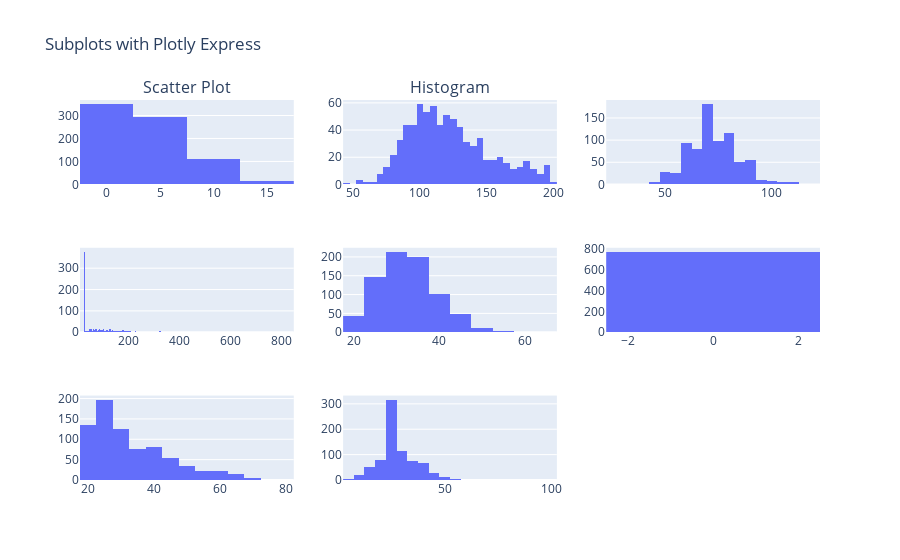

Here is the notebook cell this chart was saved with:
### Markdown cell above
#### Distribucion de las variables

### Code cell
fig = make_subplots(rows=3, cols=3, subplot_titles=('Scatter Plot', 'Histogram'))

fig1 = px.histogram(x=df['Pregnancies'])
fig2 = px.histogram(x=df['Glucose'])
fig3 = px.histogram(x=df['BloodPressure'])
fig4 = px.histogram(x=df['Insulin'])
fig5 = px.histogram(x=df['BMI'])
fig6 = px.histogram(x=df['DiabetesPedigreeFunction'])
fig7 = px.histogram(x=df['Age'])
fig8 = px.histogram(x=df['SkinThickness'])


for trace in fig1.data:
    fig.add_trace(trace, row=1, col=1)
for trace in fig2.data:
    fig.add_trace(trace, row=1, col=2)
for trace in fig3.data:
    fig.add_trace(trace, row=1, col=3)
for trace in fig4.data:
    fig.add_trace(trace, row=2, col=1)
for trace in fig5.data:
    fig.add_trace(trace, row=2, col=2)
for trace in fig6.data:
    fig.add_trace(trace, row=2, col=3)
for trace in fig7.data:
    fig.add_trace(trace, row=3, col=1)
for trace in fig8.data:
    fig.add_trace(trace, row=3, col=2)



# Actualizar el layout
fig.update_layout(title_text='Subplots with Plotly Express')

# Mostrar la figura
fig.show()

### Figure 1 — Plotly figure (JSON) as saved in the notebook; plotly's stock layout.template omitted (floating-point values rounded to 4 significant figures; data arrays with more than 128 entries replaced by an {"elided": "..."} marker saying what was removed)
{"data": [{"alignmentgroup": "True", "bingroup": "x", "hovertemplate": "x=%{x}<br>count=%{y}<extra></extra>", "legendgroup": "", "marker": {"color": "#636efa", "pattern": {"shape": ""}}, "name": "", "offsetgroup": "", "orientation": "v", "showlegend": false, "type": "histogram", "x": {"elided": "768 int values"}, "xaxis": "x", "yaxis": "y"}, {"alignmentgroup": "True", "bingroup": "x", "hovertemplate": "x=%{x}<br>count=%{y}<extra></extra>", "legendgroup": "", "marker": {"color": "#636efa", "pattern": {"shape": ""}}, "name": "", "offsetgroup": "", "orientation": "v", "showlegend": false, "type": "histogram", "x": {"elided": "768 float values"}, "xaxis": "x2", "yaxis": "y2"}, {"alignmentgroup": "True", "bingroup": "x", "hovertemplate": "x=%{x}<br>count=%{y}<extra></extra>", "legendgroup": "", "marker": {"color": "#636efa", "pattern": {"shape": ""}}, "name": "", "offsetgroup": "", "orientation": "v", "showlegend": false, "type": "histogram", "x": {"elided": "768 float values"}, "xaxis": "x3", "yaxis": "y3"}, {"alignmentgroup": "True", "bingroup": "x", "hovertemplate": "x=%{x}<br>count=%{y}<extra></extra>", "legendgroup": "", "marker": {"color": "#636efa", "pattern": {"shape": ""}}, "name": "", "offsetgroup": "", "orientation": "v", "showlegend": false, "type": "histogram", "x": {"elided": "768 float values"}, "xaxis": "x4", "yaxis": "y4"}, {"alignmentgroup": "True", "bingroup": "x", "hovertemplate": "x=%{x}<br>count=%{y}<extra></extra>", "legendgroup": "", "marker": {"color": "#636efa", "pattern": {"shape": ""}}, "name": "", "offsetgroup": "", "orientation": "v", "showlegend": false, "type": "histogram", "x": {"elided": "768 float values"}, "xaxis": "x5", "yaxis": "y5"}, {"alignmentgroup": "True", "bingroup": "x", "hovertemplate": "x=%{x}<br>count=%{y}<extra></extra>", "legendgroup": "", "marker": {"color": "#636efa", "pattern": {"shape": ""}}, "name": "", "offsetgroup": "", "orientation": "v", "showlegend": false, "type": "histogram", "x": {"elided": "768 float values"}, "xaxis": "x6", "yaxis": "y6"}, {"alignmentgroup": "True", "bingroup": "x", "hovertemplate": "x=%{x}<br>count=%{y}<extra></extra>", "legendgroup": "", "marker": {"color": "#636efa", "pattern": {"shape": ""}}, "name": "", "offsetgroup": "", "orientation": "v", "showlegend": false, "type": "histogram", "x": {"elided": "768 int values"}, "xaxis": "x7", "yaxis": "y7"}, {"alignmentgroup": "True", "bingroup": "x", "hovertemplate": "x=%{x}<br>count=%{y}<extra></extra>", "legendgroup": "", "marker": {"color": "#636efa", "pattern": {"shape": ""}}, "name": "", "offsetgroup": "", "orientation": "v", "showlegend": false, "type": "histogram", "x": {"elided": "768 int values"}, "xaxis": "x8", "yaxis": "y8"}], "layout": {"annotations": [{"font": {"size": 16}, "showarrow": false, "text": "Scatter Plot", "x": 0.1444, "xanchor": "center", "xref": "paper", "y": 1, "yanchor": "bottom", "yref": "paper"}, {"font": {"size": 16}, "showarrow": false, "text": "Histogram", "x": 0.5, "xanchor": "center", "xref": "paper", "y": 1, "yanchor": "bottom", "yref": "paper"}], "title": {"text": "Subplots with Plotly Express"}, "xaxis": {"anchor": "y", "domain": [0, 0.2889]}, "xaxis2": {"anchor": "y2", "domain": [0.3556, 0.6444]}, "xaxis3": {"anchor": "y3", "domain": [0.7111, 1]}, "xaxis4": {"anchor": "y4", "domain": [0, 0.2889]}, "xaxis5": {"anchor": "y5", "domain": [0.3556, 0.6444]}, "xaxis6": {"anchor": "y6", "domain": [0.7111, 1]}, "xaxis7": {"anchor": "y7", "domain": [0, 0.2889]}, "xaxis8": {"anchor": "y8", "domain": [0.3556, 0.6444]}, "xaxis9": {"anchor": "y9", "domain": [0.7111, 1]}, "yaxis": {"anchor": "x", "domain": [0.7778, 1]}, "yaxis2": {"anchor": "x2", "domain": [0.7778, 1]}, "yaxis3": {"anchor": "x3", "domain": [0.7778, 1]}, "yaxis4": {"anchor": "x4", "domain": [0.3889, 0.6111]}, "yaxis5": {"anchor": "x5", "domain": [0.3889, 0.6111]}, "yaxis6": {"anchor": "x6", "domain": [0.3889, 0.6111]}, "yaxis7": {"anchor": "x7", "domain": [0, 0.2222]}, "yaxis8": {"anchor": "x8", "domain": [0, 0.2222]}, "yaxis9": {"anchor": "x9", "domain": [0, 0.2222]}}}
